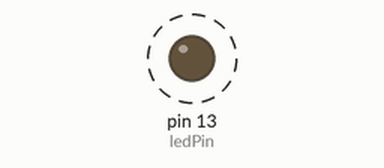
A sketch run on a simulated Arduino Uno, built with avr-gcc and run on an emulated ATmega328P. Parts: output pins drawn as LEDs (lit = HIGH). Dashed ring = blinking.

Above: at 0.5 s.
Timing chart, 0 to 4.6 s (numbered marks = the images above):
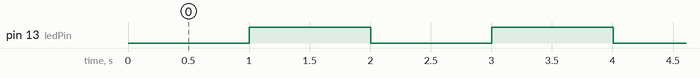

Measured:
- by itself, pin 13 (ledPin): alternates HIGH for 1.0 s and LOW for 1.0 s

The sketch:

02-BlinkWithMillis.ino
```cpp
/**
 Using the delay() function to switch on/off a led every second
**/
const int ledPin = 13;


long previousMillis = 0;   // will store last time LED was updated
int ledState = LOW;            // initially the led is OFF
// the follow variables is a long because the time, measured in miliseconds,
// will quickly become a bigger number than can be stored in an int.
long ledOnTime = 1000;           // interval at which to blink (milliseconds)

void  setup() {
  // initialize the digital pin as an output.
  pinMode(ledPin, OUTPUT);
}

// the loop routine runs over and over again forever:
void loop() {
  // here is where you'd put code that needs to be running all the time.

  // check to see if it's time to blink the LED; that is, if the
  // difference between the current time and last time you blinked
  // the LED is bigger than the interval at which you want to
  // blink the LED
  unsigned long currentMillis = millis();
  if(currentMillis - previousMillis > ledOnTime) {
    // save the last time you blinked the LED
    previousMillis = currentMillis;

    // if the LED is off turn it on and vice-versa:
    if (ledState == LOW)
      ledState = HIGH;
    else
      ledState = LOW;

    // set the LED with the ledState of the variable:
    digitalWrite(ledPin, ledState);
  }
}
```
